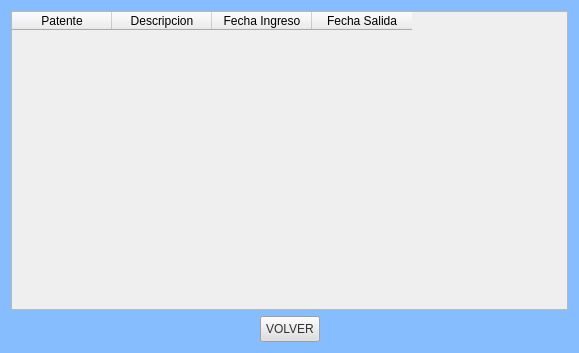
<?xml version="1.0" encoding="UTF-8"?>
<ui version="4.0">
 <class>TablaAutos</class>
 <widget class="QWidget" name="TablaAutos">
  <property name="geometry">
   <rect>
    <x>0</x>
    <y>0</y>
    <width>579</width>
    <height>353</height>
   </rect>
  </property>
  <property name="windowTitle">
   <string>REGISTRO</string>
  </property>
  <property name="styleSheet">
   <string notr="true">background-color: rgb(134, 189, 255);
border-color: rgb(13, 13, 13);</string>
  </property>
  <layout class="QVBoxLayout" name="verticalLayout">
   <item>
    <widget class="QTableWidget" name="tableWidget">
     <property name="styleSheet">
      <string notr="true">background-color: rgb(239, 239, 239);</string>
     </property>
     <column>
      <property name="text">
       <string>Patente</string>
      </property>
     </column>
     <column>
      <property name="text">
       <string>Descripcion</string>
      </property>
     </column>
     <column>
      <property name="text">
       <string>Fecha Ingreso</string>
      </property>
     </column>
     <column>
      <property name="text">
       <string>Fecha Salida</string>
      </property>
     </column>
    </widget>
   </item>
   <item>
    <layout class="QHBoxLayout" name="horizontalLayout">
     <item>
      <spacer name="horizontalSpacer">
       <property name="orientation">
        <enum>Qt::Horizontal</enum>
       </property>
       <property name="sizeHint" stdset="0">
        <size>
         <width>232</width>
         <height>20</height>
        </size>
       </property>
      </spacer>
     </item>
     <item>
      <widget class="QPushButton" name="pbVolverAutos">
       <property name="styleSheet">
        <string notr="true">color: #333;

padding: 5px;
background-color: rgb(222, 222, 222);</string>
       </property>
       <property name="text">
        <string>VOLVER</string>
       </property>
      </widget>
     </item>
     <item>
      <spacer name="horizontalSpacer_2">
       <property name="orientation">
        <enum>Qt::Horizontal</enum>
       </property>
       <property name="sizeHint" stdset="0">
        <size>
         <width>231</width>
         <height>20</height>
        </size>
       </property>
      </spacer>
     </item>
    </layout>
   </item>
  </layout>
 </widget>
 <resources/>
 <connections/>
</ui>
